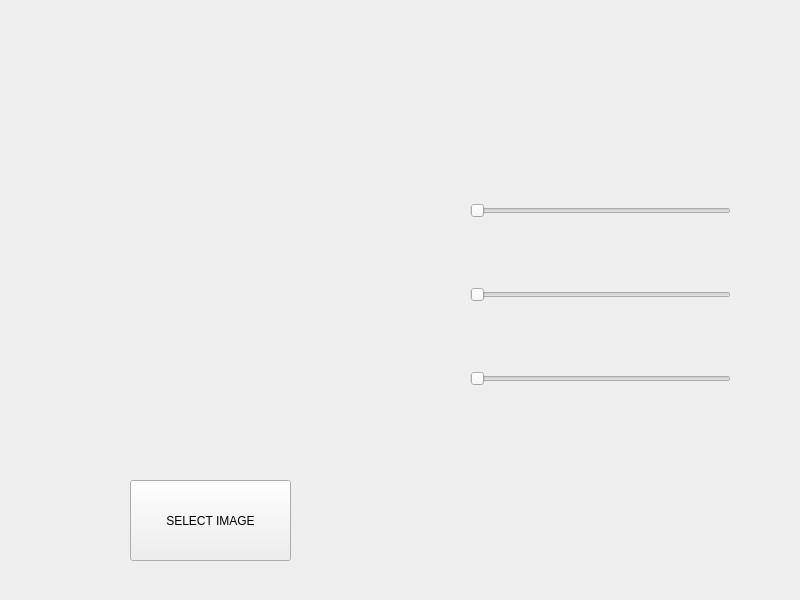
<?xml version="1.0" encoding="UTF-8"?>
<ui version="4.0">
 <class>Widget</class>
 <widget class="QWidget" name="Widget">
  <property name="geometry">
   <rect>
    <x>0</x>
    <y>0</y>
    <width>800</width>
    <height>600</height>
   </rect>
  </property>
  <property name="windowTitle">
   <string>Widget</string>
  </property>
  <widget class="QPushButton" name="pushButton">
   <property name="geometry">
    <rect>
     <x>130</x>
     <y>480</y>
     <width>161</width>
     <height>81</height>
    </rect>
   </property>
   <property name="text">
    <string>SELECT IMAGE</string>
   </property>
  </widget>
  <widget class="QWidget" name="">
   <property name="geometry">
    <rect>
     <x>470</x>
     <y>140</y>
     <width>261</width>
     <height>311</height>
    </rect>
   </property>
   <layout class="QVBoxLayout" name="verticalLayout">
    <item>
     <widget class="QSlider" name="horizontalSlider">
      <property name="orientation">
       <enum>Qt::Orientation::Horizontal</enum>
      </property>
     </widget>
    </item>
    <item>
     <widget class="QSlider" name="horizontalSlider_2">
      <property name="orientation">
       <enum>Qt::Orientation::Horizontal</enum>
      </property>
     </widget>
    </item>
    <item>
     <widget class="QSlider" name="horizontalSlider_3">
      <property name="orientation">
       <enum>Qt::Orientation::Horizontal</enum>
      </property>
     </widget>
    </item>
   </layout>
  </widget>
 </widget>
 <resources/>
 <connections/>
</ui>
